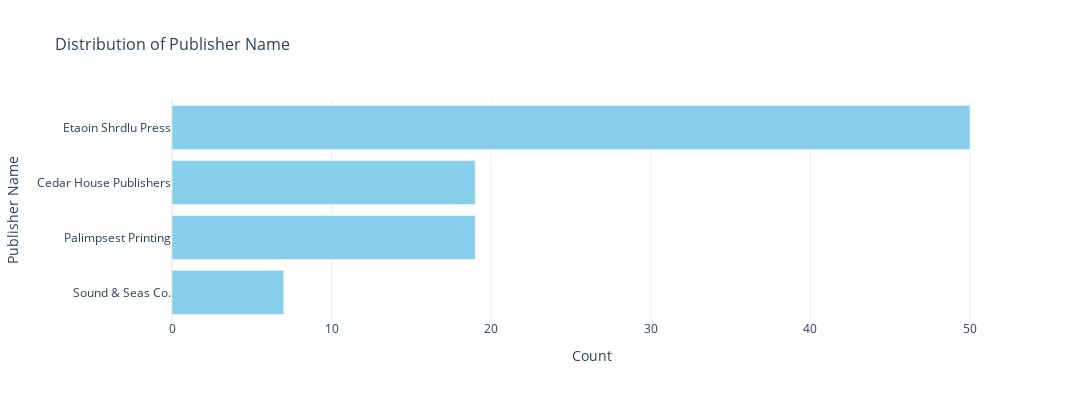

The notebook cell this image was saved under:
### Markdown cell above
### 3.2.1 Gráfico de distribuição de títulos de livros por editora

### Code cell
# Create a horizontal bar plot for 'publisher_name'
create_horizontal_bar_plot(df, 'publisher_name')

### Figure 1 — Plotly figure (JSON) as saved in the notebook; plotly's stock layout.template omitted (floating-point values rounded to 4 significant figures)
{"data": [{"alignmentgroup": "True", "hovertemplate": "Count=%{x}<br>Publisher Name=%{y}<extra></extra>", "legendgroup": "", "marker": {"color": "skyblue", "pattern": {"shape": ""}}, "name": "", "offsetgroup": "", "orientation": "h", "showlegend": false, "textposition": "auto", "type": "bar", "x": [7, 19, 19, 50], "xaxis": "x", "y": ["Sound & Seas Co.", "Palimpsest Printing", "Cedar House Publishers", "Etaoin Shrdlu Press"], "yaxis": "y"}], "layout": {"barmode": "relative", "height": 400, "legend": {"tracegroupgap": 0}, "title": {"font": {"size": 16}, "text": "Distribution of Publisher Name"}, "width": 1200, "xaxis": {"anchor": "y", "domain": [0, 1], "title": {"text": "Count"}}, "yaxis": {"anchor": "x", "domain": [0, 1], "title": {"text": "Publisher Name"}}}}
